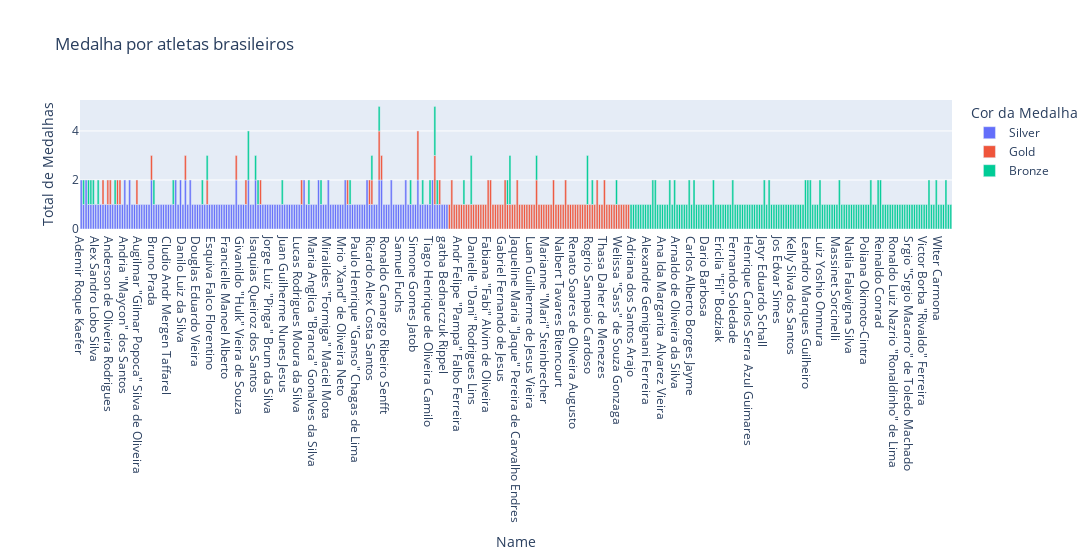

Here is the notebook cell this chart was saved with:
### Markdown cell above
<br><span style = 'color: green; font-size: 1.4em'> O bar plot com os valores da medalhas por cada atleta </span>

### Code cell
import plotly.express as px
df_brasil_med_medalha = df_brasil_med.groupby(['Name','Medal']).size().reset_index()


df_brasil_med_medalha.rename(columns={df_brasil_med_medalha.columns[2]:"Total de Medalhas"},
                            inplace = True)

fig = px.bar(df_brasil_med_medalha, x="Name", y="Total de Medalhas", color="Medal", 
            title="Medalha por atletas brasileiros",
            labels = {'Medal':'Cor da Medalha'},
            width = 10000)
fig.show()

### Figure 1 — Plotly figure (JSON) as saved in the notebook; plotly's stock layout.template omitted (floating-point values rounded to 4 significant figures; data arrays with more than 128 entries replaced by an {"elided": "..."} marker saying what was removed)
{"data": [{"alignmentgroup": "True", "hovertemplate": "Cor da Medalha=Silver<br>Name=%{x}<br>Total de Medalhas=%{y}<extra></extra>", "legendgroup": "Silver", "marker": {"color": "#636efa", "pattern": {"shape": ""}}, "name": "Silver", "offsetgroup": "Silver", "orientation": "v", "showlegend": true, "textposition": "auto", "type": "bar", "x": {"elided": "152 str values"}, "xaxis": "x", "y": {"elided": "152 int values"}, "yaxis": "y"}, {"alignmentgroup": "True", "hovertemplate": "Cor da Medalha=Gold<br>Name=%{x}<br>Total de Medalhas=%{y}<extra></extra>", "legendgroup": "Gold", "marker": {"color": "#EF553B", "pattern": {"shape": ""}}, "name": "Gold", "offsetgroup": "Gold", "orientation": "v", "showlegend": true, "textposition": "auto", "type": "bar", "x": ["Adenzia Aparecida Ferreira da Silva", "Adhemar Ferreira da Silva", "Alexander Welter", "Alexandre \"Tande\" Ramos Samuel", "Alison Conte Cerutti", "Amauri Ribeiro", "Anderson de Oliveira Rodrigues", "Andr Felipe \"Pampa\" Falbo Ferreira", "Andr Heller", "Andr Luiz da Silva Nascimento", "Antnio Carlos \"Carlo\" Aguilar Gouveia", "Arthur Nabarrete Zanetti", "Aurlio Fernndez Miguel", "Bruno \"Bruninho\" Mossa de Rezende", "Bruno Oscar Schmidt", "Carolina \"Carol\" Demartini de Albuquerque", "Csar Augusto Cielo Filho", "Danielle \"Dani\" Rodrigues Lins", "Dante Guimares Santos do Amaral", "Douglas Chiarotti", "Douglas Correia de Souza", "Douglas dos Santos Justino de Melo", "Eduardo Henrique Gomes Penido", "Emanuel Fernando Scheffler Rego", "Evandro Motta Guerra", "Fabiana \"Fabi\" Alvim de Oliveira", "Fabiana Marcelino Claudino", "Felipe Anderson Perieira Gomes", "Fernanda \"Fernandinha\" Ferreira", "Fernanda Garay Rodrigues", "Gabriel Barbosa Almeida", "Gabriel Fernando de Jesus", "Gilberto Amauri \"Giba\" de Godoy Filho", "Giovane Farinazzo Gvio", "Guilherme Paraense", "Gustavo Endres", "Hlia \"Fofo\" Rogrio de Souza Pinto", "Jacqueline Louise \"Jackie\" da Cruz Silva", "Janelson dos Santos Carvalho", "Jaqueline Maria \"Jaque\" Pereira de Carvalho Endres", "Joaquim Carvalho Cruz", "Jorge Edson Souza de Brito", "Jos Carlos Cracco Neto", "Kahena Kunze", "Lars Sigurd Bjorkstrom", "Luan Garcia Teixeira", "Luan Guilherme de Jesus Vieira", "Lucas Saatkamp", "Luiz Felipe Marques Fonteles", "Marcelo Bastos Ferreira", "Marcelo Teles Negro", "Marcos \"Marquinhos\" Aos Corra", "Marcos Pinto Rizzo Soares", "Marianne \"Mari\" Steinbrecher", "Martine Soffiatti Grael", "Maurcio Borges Almeida Silva", "Maurcio Camargo Lima", "Maurcio Luiz de Souza", "Maurren Higa Maggi", "Nalbert Tavares Bitencourt", "Natlia Zlio Pereira", "Neymar da Silva Santos Jnior", "Paula Renata Marques Pequeno", "Paulo Andr \"Paulo\" Jukoski da Silva", "Rafael Alcntara do Nascimento", "Rafaela Lopes Silva", "Renato Soares de Oliveira Augusto", "Ricardo \"Ricardinho\" Bermudez Garcia", "Ricardo Alex Costa Santos", "Ricardo Samuel Lucarelli Santos de Souza", "Robert Scheidt", "Robson Donato Conceio", "Rodrigo \"Rodrigo\" Santana", "Rodrigo Caio Coquette Russo", "Rodrigo Dourado Cunha", "Rodrigo de Paula Pessoa", "Rogrio Sampaio Cardoso", "Sandra Tavares Pires Nascimento", "Sarah Gabrielle Cabral de Menezes", "Sheilla Tavares de Castro Blassioli", "Srgio \"Escadinha\" Dutra dos Santos", "Talmo Curto de Oliveira", "Tandara Caixeta", "Thasa Daher de Menezes", "Thiago Braz da Silva", "Thiago Maia Alencar", "Torben Schmidt Grael", "Valeska \"Valeskinha\" dos Santos Menezes", "Walace Souza Silva", "Walewska Moreira de Oliveira", "Wallace Leandro de Souza", "Welissa \"Sass\" de Souza Gonzaga", "William Peixoto Arjona", "William de Asevedo Furtado", "Wverton Pereira da Silva", "der Francis Carbonera"], "xaxis": "x", "y": [1, 2, 1, 1, 1, 1, 1, 1, 1, 1, 1, 1, 1, 1, 1, 1, 1, 1, 1, 1, 1, 1, 1, 1, 1, 2, 2, 1, 1, 1, 1, 1, 1, 2, 1, 1, 1, 1, 1, 2, 1, 1, 1, 1, 1, 1, 1, 1, 1, 2, 1, 1, 1, 1, 1, 1, 2, 1, 1, 1, 1, 1, 2, 1, 1, 1, 1, 1, 1, 1, 2, 1, 1, 1, 1, 1, 1, 1, 1, 2, 2, 1, 1, 2, 1, 1, 2, 1, 1, 1, 1, 1, 1, 1, 1, 1], "yaxis": "y"}, {"alignmentgroup": "True", "hovertemplate": "Cor da Medalha=Bronze<br>Name=%{x}<br>Total de Medalhas=%{y}<extra></extra>", "legendgroup": "Bronze", "marker": {"color": "#00cc96", "pattern": {"shape": ""}}, "name": "Bronze", "offsetgroup": "Bronze", "orientation": "v", "showlegend": true, "textposition": "auto", "type": "bar", "x": {"elided": "165 str values"}, "xaxis": "x", "y": {"elided": "165 int values"}, "yaxis": "y"}], "layout": {"barmode": "relative", "legend": {"title": {"text": "Cor da Medalha"}, "tracegroupgap": 0}, "title": {"text": "Medalha por atletas brasileiros"}, "width": 10000, "xaxis": {"anchor": "y", "domain": [0, 1], "title": {"text": "Name"}}, "yaxis": {"anchor": "x", "domain": [0, 1], "title": {"text": "Total de Medalhas"}}}}
